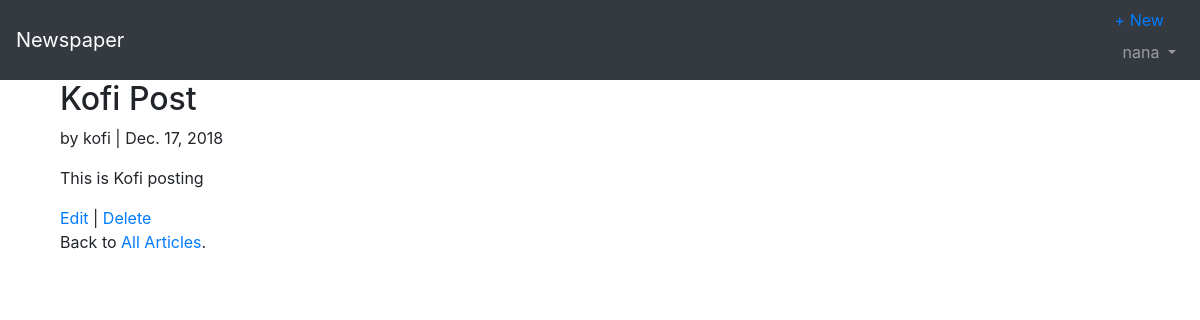
The page /articles/8/ (signed in) on the database its author committed.
### users/models.py (models this page shows)
class CustomUser(AbstractUser):
    age = models.PositiveIntegerField(null=True, blank=True)

### articles/models.py (models this page shows, shortened)
class Articles(models.Model):
    title=models.CharField(max_length=255)
    content=models.TextField()
    time =models.DateField(auto_now_add=True)
    author=models.ForeignKey(get_user_model(), on_delete=models.CASCADE)
    class Meta:
        verbose_name_plural='Articles'

### articles/views.py (the view)
# urls.py: path('<int:pk>/',ArticleDetailView.as_view(),name='article_detail'),
class ArticleDetailView(LoginRequiredMixin,DetailView):
    model = Articles
    template_name = 'article_detail.html'
    login_url = 'login'

### templates/article_detail.html
{% extends 'base.html' %}
{% block content %}
    <div class="article-entry container">
            <h2>{{ object.title }}</h2>
            <p>by {{ object.author }} | {{ object.time}}</p>
            <p>{{ object.content}}</p>
    </div>
            <div class="container">
                <a href="{% url 'article_edit' object.pk %}">Edit</a> |
                <a href="{% url 'article_delete' object.pk %}">Delete</a>
            </div>
            <div class="container">
                <p>Back to <a href="{% url 'article_list' %}">All Articles</a>.</p>
            </div>
    {% endblock content %}

### templates/base.html (shortened to what this page needs)
<!DOCTYPE html>
<html>
    <head>
        <link rel="stylesheet" href="https://stackpath.bootstrapcdn.com/bootstrap/4.1.3/css/bootstrap.min.css">
        <link rel="stylesheet" href="https://use.fontawesome.com/releases/v5.6.1/css/all.css">
    </head>
    <body>
        <nav class="navbar navbar-expand-md navbar-dark bg-dark mb- ">
            <a class="navbar-brand" href="{% url 'home' %}">Newspaper</a>
                    <div class="collapse navbar-collapse" id="navbarCollapse">
                        {% if user.is_authenticated %}
                        <ul class="navbar-nav ml-auto">
                <li class="nav-item">
                        <a href="{% url 'article_new' %}">+ New</a>
                        <a class="nav-link dropdown-toggle" href="#" id="userMenu"
                                      data-toggle="dropdown" aria-haspopup="true"
                                      aria-expanded="false">
                                      {{ user.username }}
                        </a>
                </li>
                        </ul> {% else %}
                            <form class="form-inline ml-auto">
                            <a href="{% url 'login' %}" class="btn btn-outline-secondary m-1"> Log In</a>
                            <a href="{% url 'signup' %}" class="btn btn-primary ml- ">
                            Sign up</a> </form>
                        {% endif %} </div>
            </nav>
        <div class='container'>
                {% block content %}
                {%  endblock content %}
        </div>
    </body>
</html>

### rows shown on the page
CustomUser: username "nana"
Articles: title "Kofi Post", author "kofi", time "Dec. 17, 2018", content "This is Kofi posting"
